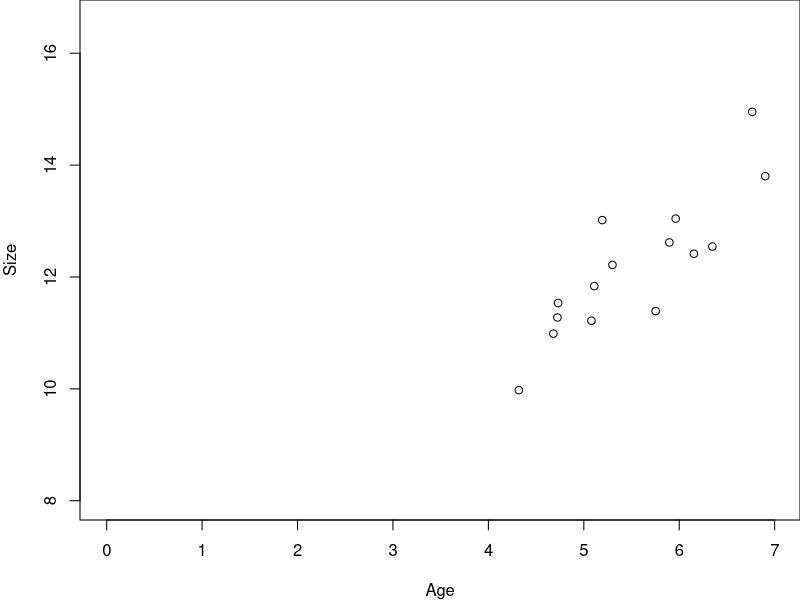
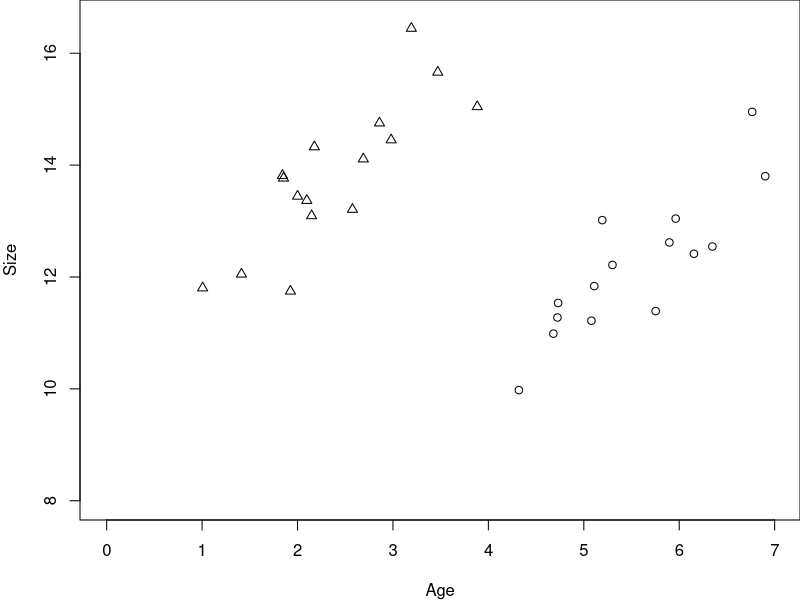
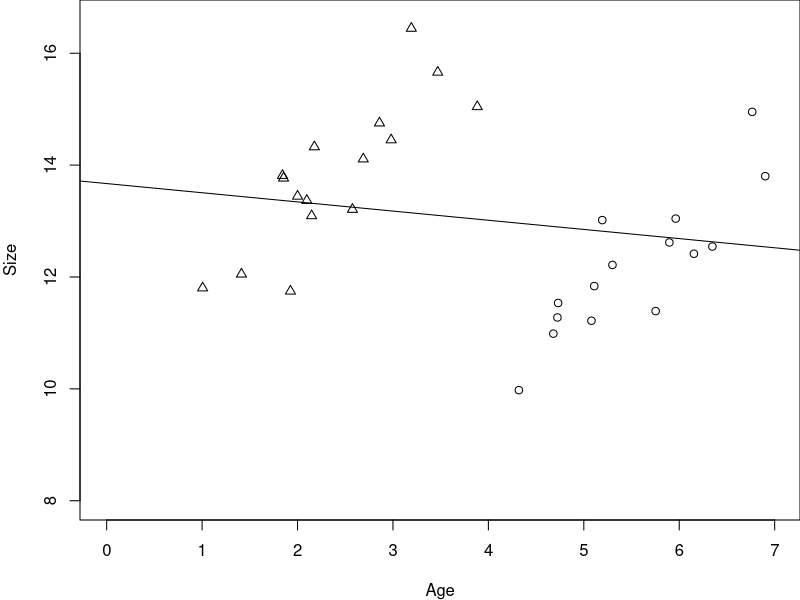
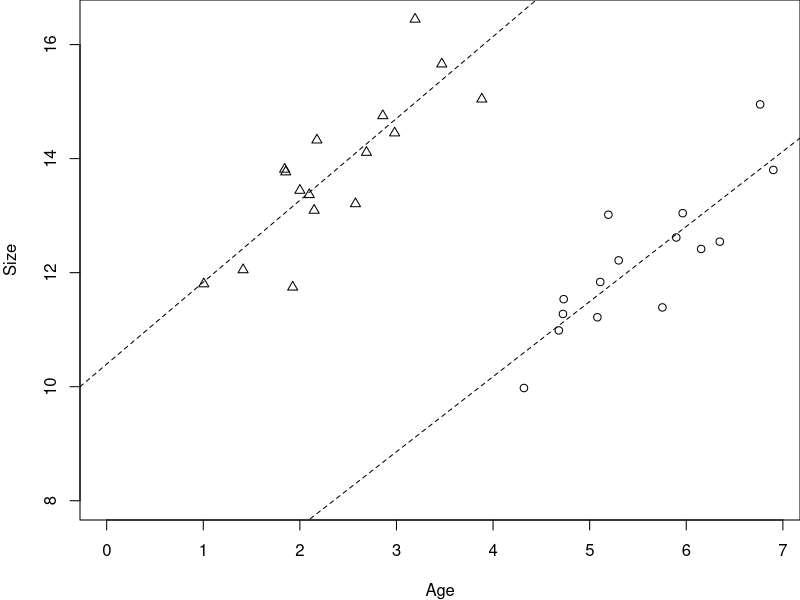
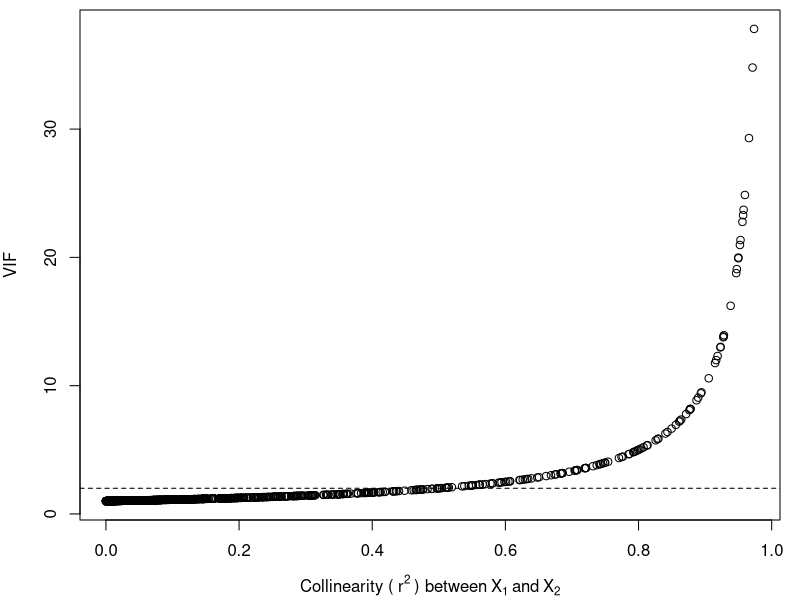
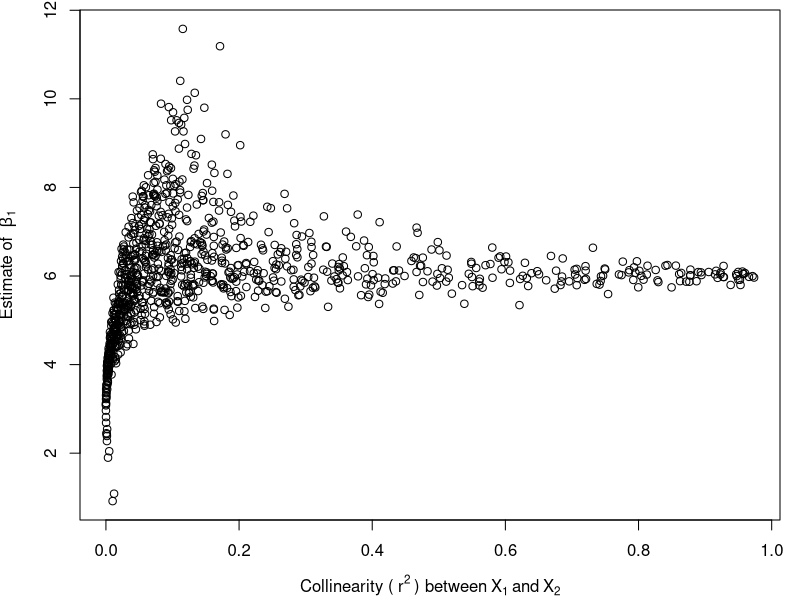
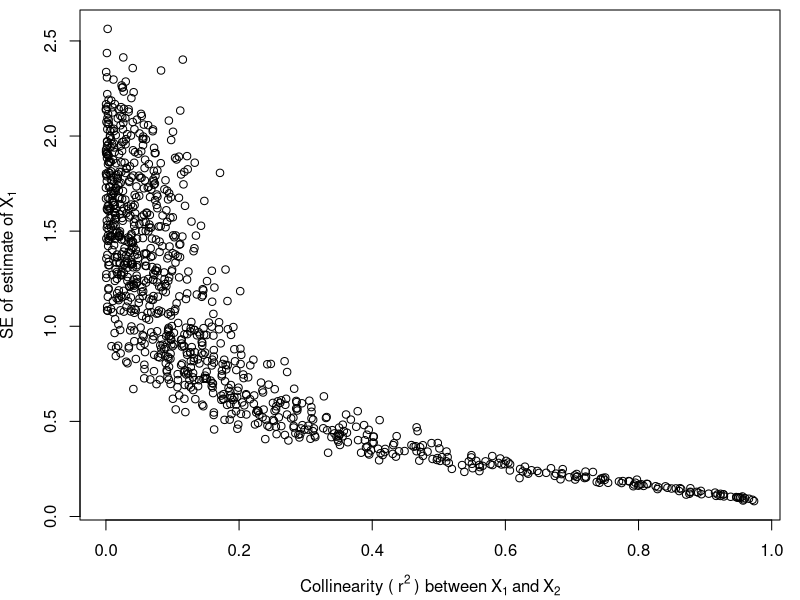
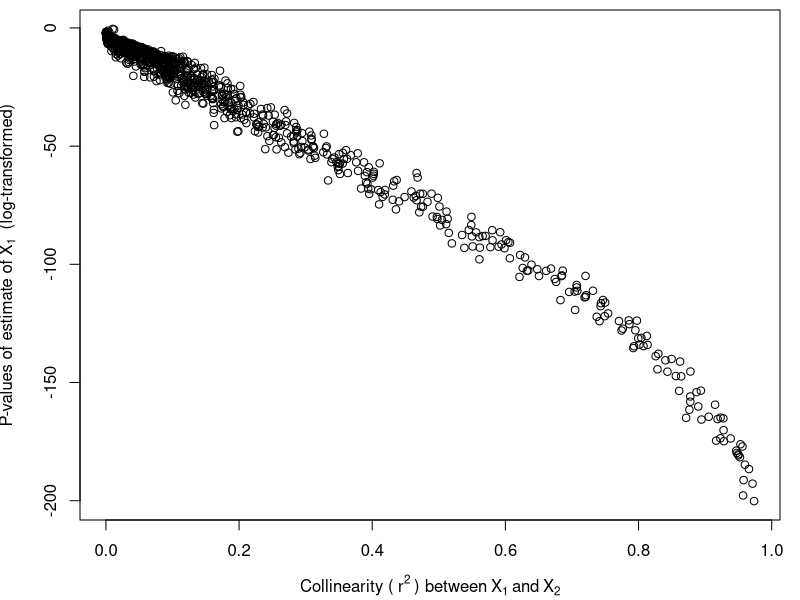

The R script that drew these images, in order:
## ---- chunk 1

knitr::opts_chunk$set(
	echo = TRUE,
	message = FALSE,
	warning = FALSE,
	cache = TRUE
	)
## ---- chunk 2

#  NRES 710, Multi-variable Modeling - Collinearity
#     University of Nevada, Reno

## ---- chunk 3
# Set the seed for reproducibility & set graphing parameter
set.seed(123); par(mar=c(4,4,0,0))

# Load in the data
datum <- read.csv("lecture_12_dataset1.csv")

# Get rid of old animals for this example
datum <- subset(datum, Age < 7)

# Subset to just older females
females <- subset(datum, Sex == "Female" & Age > 4)

# Plot the data
plot(Size ~ Age, data = females,
     xlim=c(0,max(datum$Age)), ylim=c(8, max(datum$Size)), pch = 1)
## ---- chunk 4
# Set the seed for reproducibility & set graphing parameter
set.seed(123); par(mar=c(4,4,0,0))

# Subset to just older females
males <- subset(datum, Sex == "Male" & Age < 4)
males$Size <- males$Size + 4

# Plot the data
plot(Size ~ Age, data = females,
     xlim=c(0,max(datum$Age)), ylim=c(8, max(datum$Size)), pch = 1)
points(males$Age, males$Size, pch=2)
## ---- chunk 5
# Set the seed for reproducibility & set graphing parameter
set.seed(123); par(mar=c(4,4,0,0))

# Plot the data
plot(Size ~ Age, data = females,
     xlim=c(0,max(datum$Age)), ylim=c(8, max(datum$Size)), pch = 1)
points(males$Age, males$Size, pch=2)

# Bind data and run simple lm()
datum <- rbind(females, males)
results <- lm(Size ~ Age, data = datum)
abline(results)
## ---- chunk 6
# Set the seed for reproducibility & set graphing parameter
set.seed(123); par(mar=c(4,4,0,0))

# Plot the data
plot(Size ~ Age, data = females,
     xlim=c(0,max(datum$Age)), ylim=c(8, max(datum$Size)), pch = 1)
points(males$Age, males$Size, pch=2)

# Bind data and run simple lm()
datum <- rbind(females, males)
results <- lm(Size ~ Age, data = datum)

# lm() for males
results2 <- lm(Size ~ Age, data = males)
abline(results2, lty=2)

# lm() for females
results3 <- lm(Size ~ Age, data = females)
abline(results3, lty=2)
## ---- chunk 7
# Set the seed for reproducibility & set graphing parameter
set.seed(123); par(mar=c(4,4,0,0))

# Number of simulations
s <- 1000

# Empty vectors to save results from each simulation
simple_beta1 <- numeric(s)
simple_se1 <- numeric(s)
simple_p1 <- numeric(s)
multi_beta1 <- numeric(s)
multi_se1 <- numeric(s)
multi_p1 <- numeric(s)
r2 <- numeric(s)
vif <- numeric(s)

# x2 = x1 + error(0, z), where
# z can range from 0.5 (highly correlated to x1) to 20 (not correlated at ~all)
z_values <- seq(0.5, 20, length.out = s)

# Loop through each simulation replicate to measure everything
for (i in 1:s){
  
  # Number of datapoints per simulation
  n <- 100

  # x1
  x1 <- runif(n, 0, 10) # Random, uniform variable; only simulated once

  # error for y; only simulated once
  error <- rnorm(n, 0, 2)
  
  # X2 for each simulation
  x2 <- x1 + rnorm(n, 0, z_values[i])
  
  # Y for each
  y <- 10 + 3 * x1 + 3 * x2 + error

  # Simple model
  results1 <- lm(y ~ x1)
  simple_beta1[i] <- summary(results1)$coefficients[2,1]
  simple_se1[i] <- summary(results1)$coefficients[2,2]
  simple_p1[i] <- summary(results1)$coefficients[2,4]

  # Multi-variable model
  results2 <- lm(y ~ x1 + x2)
  multi_beta1[i] <- summary(results2)$coefficients[2,1]
  multi_se1[i] <- summary(results2)$coefficients[2,2]
  multi_p1[i] <- summary(results2)$coefficients[2,4]

  # R^2 between X-variables
  model_x12 <- lm(x2 ~ x1)
  r2[i] <- summary(model_x12)$r.squared
  
  # VIF for multi-variable model
  vif[i] <- car::vif(results2)["x1"]
}
## ---- chunk 8
# Set the seed for reproducibility & set graphing parameter
set.seed(123); par(mar=c(4,4,0.5,1))

# Plotting VIF against collinearity values
plot(r2, vif, xlab = expression("Collinearity ("~ r^2 ~") between" ~ X[1] ~ "and" ~ X[2]), ylab = "VIF")

# Add horizontal line for when VIF = 2
abline(h = 2, lty = 2)
## ---- chunk 9
# Set the seed for reproducibility & set graphing parameter
set.seed(123); par(mar=c(4,4,0.5,1))

# Plot beta1 estimate by collinearity values from the simple model
plot(r2, simple_beta1, xlab = expression("Collinearity ("~ r^2 ~") between" ~ X[1] ~ "and" ~ X[2]), ylab = expression("Estimate of " ~ beta[1]))
## ---- chunk 10
# Set the seed for reproducibility & set graphing parameter
set.seed(123); par(mar=c(4,4,0.5,1))

# Plot SE estimate by collinearity values from the simple model
plot(r2, simple_se1,
     xlab = expression("Collinearity ("~ r^2 ~") between" ~ X[1] ~ "and" ~ X[2]),
    ylab = expression("SE of estimate of" ~ X[1]))
## ---- chunk 11
# Set the seed for reproducibility & set graphing parameter
set.seed(123); par(mar=c(4,4,0.5,1))

# Plot p-values by collinearity values from the simple model
plot(r2, log(simple_p1),
     xlab = expression("Collinearity ("~ r^2 ~") between" ~ X[1] ~ "and" ~ X[2]),
     ylab = expression("P-values of estimate of" ~ X[1] ~ " (log-transformed)"))
## ---- chunk 12
# Set the seed for reproducibility & set graphing parameter
set.seed(123); par(mar=c(4,4,0.5,1))

# Plot beta1 estimate by collinearity values from the multi-variable model
plot(r2, multi_beta1, xlab = expression("Collinearity ("~ r^2 ~") between" ~ X[1] ~ "and" ~ X[2]), ylab = expression("Estimate of " ~ beta[1]))

# Add a horizontal line for when r^2 = 0.6
abline(v = 0.6, lty=2)
## ---- chunk 13
# Set the seed for reproducibility & set graphing parameter
set.seed(123); par(mar=c(4,4,0.5,1))

# Plot beta1 estimate by collinearity values from the multi-variable model
plot(r2, multi_se1, xlab = expression("Collinearity ("~ r^2 ~") between" ~ X[1] ~ "and" ~ X[2]), ylab = expression("SE of estimate of " ~ beta[1]))
## ---- chunk 14
# Set the seed for reproducibility & set graphing parameter
set.seed(123); par(mar=c(4,4,0.5,1))

# Plot beta1 estimate by collinearity values from the multi-variable model
plot(r2, log(multi_p1), xlab = expression("Collinearity ("~ r^2 ~") between" ~ X[1] ~ "and" ~ X[2]), ylab = expression("P-value of estimate of " ~ beta[1] ~ "(log-transformed)"))
## ---- chunk 15
### Lecture 13: code to simulate collinear data and to demonstrate how failing to account for collinearity influences estimates and uncertainty

# Set the seed for reproducibility
set.seed(123)

# Number of simulations
s <- 1000

# Empty vectors to save results from each simulation
simple_beta1 <- numeric(s)
simple_se1 <- numeric(s)
simple_p1 <- numeric(s)
multi_beta1 <- numeric(s)
multi_se1 <- numeric(s)
multi_p1 <- numeric(s)
r2 <- numeric(s)
vif <- numeric(s)

# x2 = x1 + error(0, z), where
# z can range from 0.5 (highly correlated to x1) to 20 (not correlated at ~all)
z_values <- seq(0.5, 20, length.out = s)

# Loop through each simulation replicate to measure everything
for (i in 1:s){
  
  # Number of datapoints per simulation
  n <- 100

  # x1
  x1 <- runif(n, 0, 10) # Random, uniform variable; only simulated once

  # error for y; only simulated once
  error <- rnorm(n, 0, 2)
  
  # X2 for each simulation
  x2 <- x1 + rnorm(n, 0, z_values[i])
  
  # Y for each
  y <- 10 + 3 * x1 + 3 * x2 + error

  # Simple model
  results1 <- lm(y ~ x1)
  simple_beta1[i] <- summary(results1)$coefficients[2,1]
  simple_se1[i] <- summary(results1)$coefficients[2,2]
  simple_p1[i] <- summary(results1)$coefficients[2,4]

  # Multi-variable model
  results2 <- lm(y ~ x1 + x2)
  multi_beta1[i] <- summary(results2)$coefficients[2,1]
  multi_se1[i] <- summary(results2)$coefficients[2,2]
  multi_p1[i] <- summary(results2)$coefficients[2,4]

  # R^2 between X-variables
  model_x12 <- lm(x2 ~ x1)
  r2[i] <- summary(model_x12)$r.squared
  
  # VIF for multi-variable model
  vif[i] <- car::vif(results2)["x1"]
}
